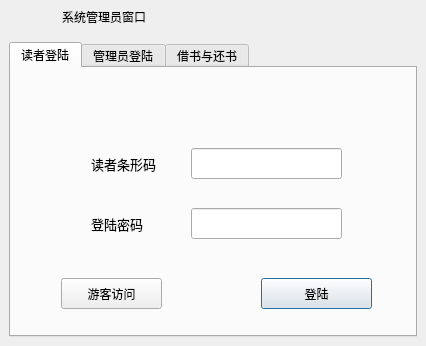
<?xml version="1.0" encoding="UTF-8"?>
<ui version="4.0">
 <class>LoginDialog</class>
 <widget class="QDialog" name="LoginDialog">
  <property name="geometry">
   <rect>
    <x>0</x>
    <y>0</y>
    <width>426</width>
    <height>346</height>
   </rect>
  </property>
  <property name="windowTitle">
   <string>系统管理员窗口</string>
  </property>
  <property name="sizeGripEnabled">
   <bool>false</bool>
  </property>
  <layout class="QVBoxLayout" name="verticalLayout">
   <property name="spacing">
    <number>0</number>
   </property>
   <property name="leftMargin">
    <number>0</number>
   </property>
   <property name="topMargin">
    <number>0</number>
   </property>
   <property name="rightMargin">
    <number>0</number>
   </property>
   <property name="bottomMargin">
    <number>0</number>
   </property>
   <item>
    <widget class="QWidget" name="widget_title" native="true">
     <property name="sizePolicy">
      <sizepolicy hsizetype="Preferred" vsizetype="Fixed">
       <horstretch>0</horstretch>
       <verstretch>0</verstretch>
      </sizepolicy>
     </property>
     <property name="minimumSize">
      <size>
       <width>100</width>
       <height>33</height>
      </size>
     </property>
     <layout class="QHBoxLayout" name="horizontalLayout_2">
      <property name="spacing">
       <number>0</number>
      </property>
      <property name="leftMargin">
       <number>0</number>
      </property>
      <property name="topMargin">
       <number>0</number>
      </property>
      <property name="rightMargin">
       <number>0</number>
      </property>
      <property name="bottomMargin">
       <number>0</number>
      </property>
      <item>
       <widget class="QPushButton" name="btn_Icon">
        <property name="enabled">
         <bool>false</bool>
        </property>
        <property name="font">
         <font>
          <pointsize>15</pointsize>
         </font>
        </property>
        <property name="focusPolicy">
         <enum>Qt::NoFocus</enum>
        </property>
        <property name="text">
         <string/>
        </property>
        <property name="flat">
         <bool>true</bool>
        </property>
       </widget>
      </item>
      <item>
       <widget class="QLabel" name="lab_Title">
        <property name="sizePolicy">
         <sizepolicy hsizetype="Expanding" vsizetype="Preferred">
          <horstretch>0</horstretch>
          <verstretch>0</verstretch>
         </sizepolicy>
        </property>
        <property name="styleSheet">
         <string notr="true">font: 10pt &quot;微软雅黑&quot;;</string>
        </property>
        <property name="text">
         <string>系统管理员窗口</string>
        </property>
        <property name="alignment">
         <set>Qt::AlignLeading|Qt::AlignLeft|Qt::AlignVCenter</set>
        </property>
       </widget>
      </item>
      <item>
       <widget class="QWidget" name="widget_menu" native="true">
        <property name="sizePolicy">
         <sizepolicy hsizetype="Minimum" vsizetype="Preferred">
          <horstretch>0</horstretch>
          <verstretch>0</verstretch>
         </sizepolicy>
        </property>
        <property name="layoutDirection">
         <enum>Qt::RightToLeft</enum>
        </property>
        <layout class="QHBoxLayout" name="horizontalLayout">
         <property name="spacing">
          <number>0</number>
         </property>
         <property name="leftMargin">
          <number>0</number>
         </property>
         <property name="topMargin">
          <number>0</number>
         </property>
         <property name="rightMargin">
          <number>0</number>
         </property>
         <property name="bottomMargin">
          <number>0</number>
         </property>
         <item>
          <widget class="QPushButton" name="btnMenu_Close">
           <property name="sizePolicy">
            <sizepolicy hsizetype="Minimum" vsizetype="Expanding">
             <horstretch>0</horstretch>
             <verstretch>0</verstretch>
            </sizepolicy>
           </property>
           <property name="minimumSize">
            <size>
             <width>40</width>
             <height>0</height>
            </size>
           </property>
           <property name="font">
            <font>
             <pointsize>10</pointsize>
            </font>
           </property>
           <property name="cursor">
            <cursorShape>ArrowCursor</cursorShape>
           </property>
           <property name="focusPolicy">
            <enum>Qt::NoFocus</enum>
           </property>
           <property name="toolTip">
            <string>关闭</string>
           </property>
           <property name="styleSheet">
            <string notr="true"/>
           </property>
           <property name="text">
            <string/>
           </property>
           <property name="flat">
            <bool>true</bool>
           </property>
          </widget>
         </item>
         <item>
          <widget class="QPushButton" name="btnMenu_Max">
           <property name="sizePolicy">
            <sizepolicy hsizetype="Minimum" vsizetype="Expanding">
             <horstretch>0</horstretch>
             <verstretch>0</verstretch>
            </sizepolicy>
           </property>
           <property name="minimumSize">
            <size>
             <width>31</width>
             <height>0</height>
            </size>
           </property>
           <property name="font">
            <font>
             <pointsize>10</pointsize>
            </font>
           </property>
           <property name="cursor">
            <cursorShape>ArrowCursor</cursorShape>
           </property>
           <property name="focusPolicy">
            <enum>Qt::NoFocus</enum>
           </property>
           <property name="toolTip">
            <string>最大化</string>
           </property>
           <property name="text">
            <string/>
           </property>
           <property name="flat">
            <bool>true</bool>
           </property>
          </widget>
         </item>
         <item>
          <widget class="QPushButton" name="btnMenu_Min">
           <property name="sizePolicy">
            <sizepolicy hsizetype="Minimum" vsizetype="Expanding">
             <horstretch>0</horstretch>
             <verstretch>0</verstretch>
            </sizepolicy>
           </property>
           <property name="minimumSize">
            <size>
             <width>31</width>
             <height>0</height>
            </size>
           </property>
           <property name="font">
            <font>
             <pointsize>10</pointsize>
            </font>
           </property>
           <property name="cursor">
            <cursorShape>ArrowCursor</cursorShape>
           </property>
           <property name="focusPolicy">
            <enum>Qt::NoFocus</enum>
           </property>
           <property name="toolTip">
            <string>最小化</string>
           </property>
           <property name="text">
            <string/>
           </property>
           <property name="flat">
            <bool>true</bool>
           </property>
          </widget>
         </item>
         <item>
          <widget class="QPushButton" name="btnMenu">
           <property name="sizePolicy">
            <sizepolicy hsizetype="Minimum" vsizetype="Expanding">
             <horstretch>0</horstretch>
             <verstretch>0</verstretch>
            </sizepolicy>
           </property>
           <property name="minimumSize">
            <size>
             <width>31</width>
             <height>0</height>
            </size>
           </property>
           <property name="font">
            <font>
             <pointsize>10</pointsize>
            </font>
           </property>
           <property name="cursor">
            <cursorShape>ArrowCursor</cursorShape>
           </property>
           <property name="focusPolicy">
            <enum>Qt::NoFocus</enum>
           </property>
           <property name="toolTip">
            <string>换肤</string>
           </property>
           <property name="layoutDirection">
            <enum>Qt::RightToLeft</enum>
           </property>
           <property name="text">
            <string/>
           </property>
           <property name="flat">
            <bool>true</bool>
           </property>
          </widget>
         </item>
        </layout>
       </widget>
      </item>
     </layout>
    </widget>
   </item>
   <item>
    <widget class="QWidget" name="widget_main" native="true">
     <property name="styleSheet">
      <string notr="true">font: 10pt &quot;微软雅黑&quot;;</string>
     </property>
     <layout class="QVBoxLayout" name="verticalLayout_2">
      <item>
       <widget class="QTabWidget" name="tabWidget">
        <property name="currentIndex">
         <number>0</number>
        </property>
        <widget class="QWidget" name="tab">
         <attribute name="title">
          <string>读者登陆</string>
         </attribute>
         <widget class="QLabel" name="label">
          <property name="geometry">
           <rect>
            <x>80</x>
            <y>80</y>
            <width>71</width>
            <height>31</height>
           </rect>
          </property>
          <property name="font">
           <font>
            <family>微软雅黑</family>
            <pointsize>10</pointsize>
            <weight>50</weight>
            <italic>false</italic>
            <bold>false</bold>
            <stylestrategy>PreferAntialias</stylestrategy>
           </font>
          </property>
          <property name="text">
           <string>读者条形码</string>
          </property>
         </widget>
         <widget class="QLineEdit" name="le1">
          <property name="geometry">
           <rect>
            <x>180</x>
            <y>80</y>
            <width>151</width>
            <height>31</height>
           </rect>
          </property>
          <property name="font">
           <font>
            <family>微软雅黑</family>
            <pointsize>10</pointsize>
            <weight>50</weight>
            <italic>false</italic>
            <bold>false</bold>
           </font>
          </property>
         </widget>
         <widget class="QLabel" name="label_2">
          <property name="geometry">
           <rect>
            <x>80</x>
            <y>140</y>
            <width>61</width>
            <height>31</height>
           </rect>
          </property>
          <property name="font">
           <font>
            <family>微软雅黑</family>
            <pointsize>10</pointsize>
            <weight>50</weight>
            <italic>false</italic>
            <bold>false</bold>
            <stylestrategy>PreferAntialias</stylestrategy>
           </font>
          </property>
          <property name="text">
           <string>登陆密码</string>
          </property>
         </widget>
         <widget class="QLineEdit" name="le2">
          <property name="geometry">
           <rect>
            <x>180</x>
            <y>140</y>
            <width>151</width>
            <height>31</height>
           </rect>
          </property>
          <property name="font">
           <font>
            <family>微软雅黑</family>
            <pointsize>10</pointsize>
            <weight>50</weight>
            <italic>false</italic>
            <bold>false</bold>
           </font>
          </property>
         </widget>
         <widget class="QPushButton" name="readerLoginBtn">
          <property name="geometry">
           <rect>
            <x>250</x>
            <y>210</y>
            <width>111</width>
            <height>31</height>
           </rect>
          </property>
          <property name="text">
           <string>登陆</string>
          </property>
         </widget>
         <widget class="QPushButton" name="visitorBtn">
          <property name="geometry">
           <rect>
            <x>50</x>
            <y>210</y>
            <width>101</width>
            <height>31</height>
           </rect>
          </property>
          <property name="text">
           <string>游客访问</string>
          </property>
         </widget>
         <widget class="QLabel" name="lable_tip">
          <property name="geometry">
           <rect>
            <x>100</x>
            <y>20</y>
            <width>211</width>
            <height>31</height>
           </rect>
          </property>
          <property name="text">
           <string>&lt;html&gt;&lt;head/&gt;&lt;body&gt;&lt;p&gt;&lt;br/&gt;&lt;/p&gt;&lt;/body&gt;&lt;/html&gt;</string>
          </property>
         </widget>
        </widget>
        <widget class="QWidget" name="tab_2">
         <attribute name="title">
          <string>管理员登陆</string>
         </attribute>
         <widget class="QLabel" name="label_3">
          <property name="geometry">
           <rect>
            <x>60</x>
            <y>40</y>
            <width>71</width>
            <height>31</height>
           </rect>
          </property>
          <property name="font">
           <font>
            <family>微软雅黑</family>
            <pointsize>10</pointsize>
            <weight>50</weight>
            <italic>false</italic>
            <bold>false</bold>
            <stylestrategy>PreferAntialias</stylestrategy>
           </font>
          </property>
          <property name="text">
           <string>管理员账号</string>
          </property>
         </widget>
         <widget class="QLineEdit" name="le3">
          <property name="geometry">
           <rect>
            <x>170</x>
            <y>40</y>
            <width>151</width>
            <height>31</height>
           </rect>
          </property>
          <property name="font">
           <font>
            <family>微软雅黑</family>
            <pointsize>10</pointsize>
            <weight>50</weight>
            <italic>false</italic>
            <bold>false</bold>
           </font>
          </property>
         </widget>
         <widget class="QLineEdit" name="le4">
          <property name="geometry">
           <rect>
            <x>170</x>
            <y>100</y>
            <width>151</width>
            <height>31</height>
           </rect>
          </property>
          <property name="font">
           <font>
            <family>微软雅黑</family>
            <pointsize>10</pointsize>
            <weight>50</weight>
            <italic>false</italic>
            <bold>false</bold>
           </font>
          </property>
         </widget>
         <widget class="QPushButton" name="adminLoginBtn">
          <property name="geometry">
           <rect>
            <x>270</x>
            <y>210</y>
            <width>111</width>
            <height>31</height>
           </rect>
          </property>
          <property name="text">
           <string>登陆</string>
          </property>
         </widget>
         <widget class="QLabel" name="label_4">
          <property name="geometry">
           <rect>
            <x>60</x>
            <y>100</y>
            <width>81</width>
            <height>31</height>
           </rect>
          </property>
          <property name="font">
           <font>
            <family>微软雅黑</family>
            <pointsize>10</pointsize>
            <weight>50</weight>
            <italic>false</italic>
            <bold>false</bold>
            <stylestrategy>PreferAntialias</stylestrategy>
           </font>
          </property>
          <property name="text">
           <string>登陆密码</string>
          </property>
         </widget>
         <widget class="QComboBox" name="adminTypeBox">
          <property name="geometry">
           <rect>
            <x>170</x>
            <y>160</y>
            <width>151</width>
            <height>31</height>
           </rect>
          </property>
          <item>
           <property name="text">
            <string>普通管理员</string>
           </property>
          </item>
          <item>
           <property name="text">
            <string>系统管理员</string>
           </property>
          </item>
         </widget>
         <widget class="QLabel" name="label_5">
          <property name="geometry">
           <rect>
            <x>60</x>
            <y>160</y>
            <width>71</width>
            <height>31</height>
           </rect>
          </property>
          <property name="font">
           <font>
            <family>微软雅黑</family>
            <pointsize>10</pointsize>
            <weight>50</weight>
            <italic>false</italic>
            <bold>false</bold>
            <stylestrategy>PreferAntialias</stylestrategy>
           </font>
          </property>
          <property name="text">
           <string>登陆类型</string>
          </property>
         </widget>
        </widget>
        <widget class="QWidget" name="tab_3">
         <attribute name="title">
          <string>借书与还书</string>
         </attribute>
         <widget class="QPushButton" name="btn_return">
          <property name="geometry">
           <rect>
            <x>150</x>
            <y>170</y>
            <width>101</width>
            <height>31</height>
           </rect>
          </property>
          <property name="text">
           <string>还书</string>
          </property>
         </widget>
         <widget class="QPushButton" name="btn_borrow">
          <property name="geometry">
           <rect>
            <x>150</x>
            <y>70</y>
            <width>101</width>
            <height>31</height>
           </rect>
          </property>
          <property name="text">
           <string>借书</string>
          </property>
         </widget>
        </widget>
       </widget>
      </item>
     </layout>
    </widget>
   </item>
  </layout>
 </widget>
 <resources/>
 <connections/>
</ui>
